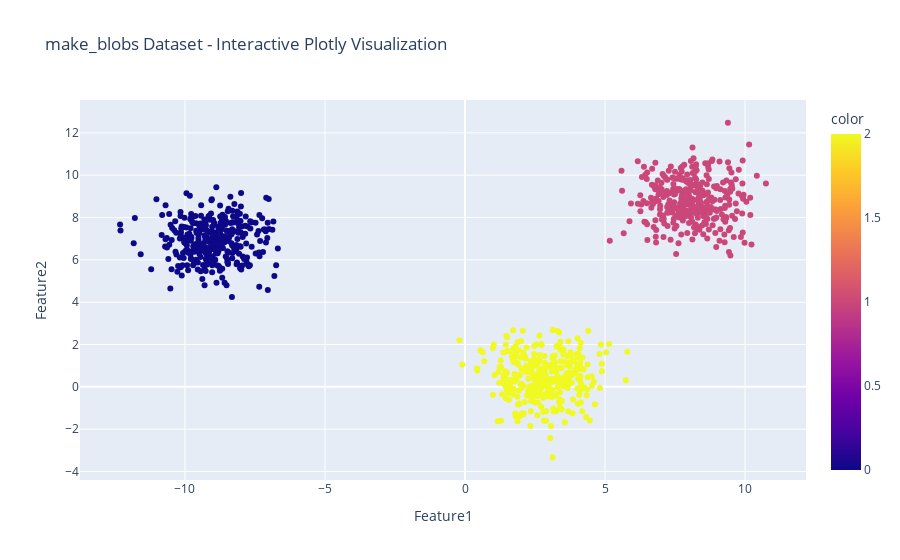

Notebook code cell kept with this figure:
### Code cell
import plotly.express as px

## Plot using Plotly
fig = px.scatter(df, 
                 x='Feature1', 
                 y='Feature2', 
                 color= y_pred,
                 title='make_blobs Dataset - Interactive Plotly Visualization')

fig.show()

### Figure 1 — Plotly figure (JSON) as saved in the notebook; plotly's stock layout.template omitted (floating-point values rounded to 4 significant figures; data arrays with more than 128 entries replaced by an {"elided": "..."} marker saying what was removed)
{"data": [{"hovertemplate": "Feature1=%{x}<br>Feature2=%{y}<br>color=%{marker.color}<extra></extra>", "legendgroup": "", "marker": {"color": {"elided": "1000 int values"}, "coloraxis": "coloraxis", "symbol": "circle"}, "mode": "markers", "name": "", "orientation": "v", "showlegend": false, "type": "scatter", "x": {"elided": "1000 float values"}, "xaxis": "x", "y": {"elided": "1000 float values"}, "yaxis": "y"}], "layout": {"coloraxis": {"colorbar": {"title": {"text": "color"}}, "colorscale": [[0, "#0d0887"], [0.1111, "#46039f"], [0.2222, "#7201a8"], [0.3333, "#9c179e"], [0.4444, "#bd3786"], [0.5556, "#d8576b"], [0.6667, "#ed7953"], [0.7778, "#fb9f3a"], [0.8889, "#fdca26"], [1, "#f0f921"]]}, "legend": {"tracegroupgap": 0}, "title": {"text": "make_blobs Dataset - Interactive Plotly Visualization"}, "xaxis": {"anchor": "y", "domain": [0, 1], "title": {"text": "Feature1"}}, "yaxis": {"anchor": "x", "domain": [0, 1], "title": {"text": "Feature2"}}}}
